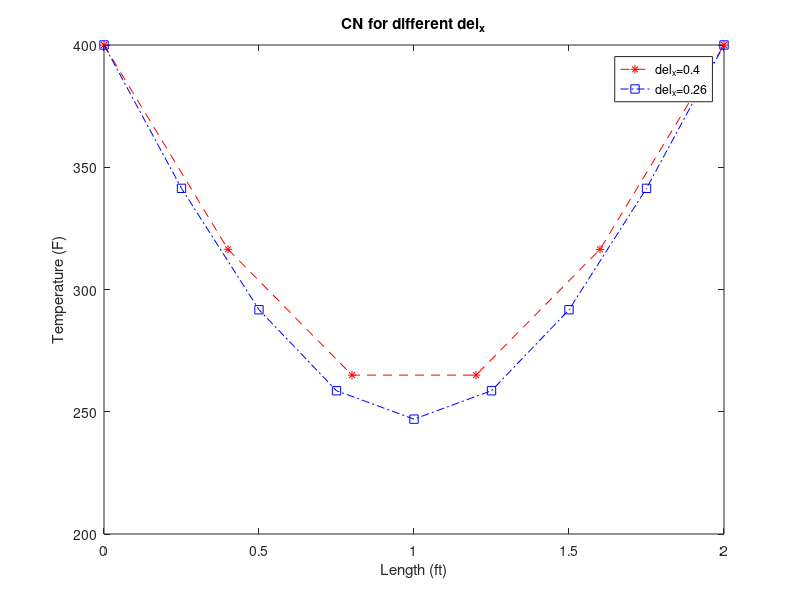
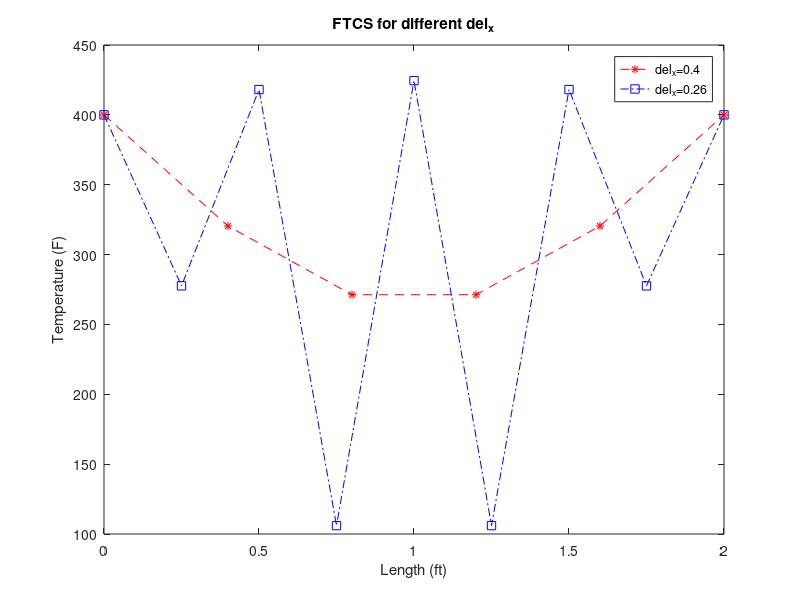

Here is the MATLAB script that generated these plots, in order:
T_a=[400.0000  316.4250  264.9803  264.9803  316.4250  400.0000];
T_c=[400.0000  320.4278  271.2540  271.2540  320.4278  400.0000];
x=[0    0.4000    0.8000    1.2000    1.6000    2.0000];

T_b=[400.0000  341.3714  291.7214  258.5964  246.9768  258.5964  291.7214  341.3714  400.0000];
T_d=[400.0000  277.6340  418.0988  106.0080  424.5054  106.0080  418.0988  277.6340  400.0000];
y=[0    0.2500    0.5000    0.7500    1.0000    1.2500    1.5000    1.7500    2.0000];

plot(x,T_a,'r*--')
hold  on
plot(y,T_b,'bs-.')
title('CN for different del_x')
xlabel('Length (ft)')
ylabel('Temperature (F)')
legend('del_x=0.4','del_x=0.26')

figure
plot(x,T_c,'r*--')
hold  on
plot(y,T_d,'bs-.')
title('FTCS for different del_x')
xlabel('Length (ft)')
ylabel('Temperature (F)')
legend('del_x=0.4','del_x=0.26')